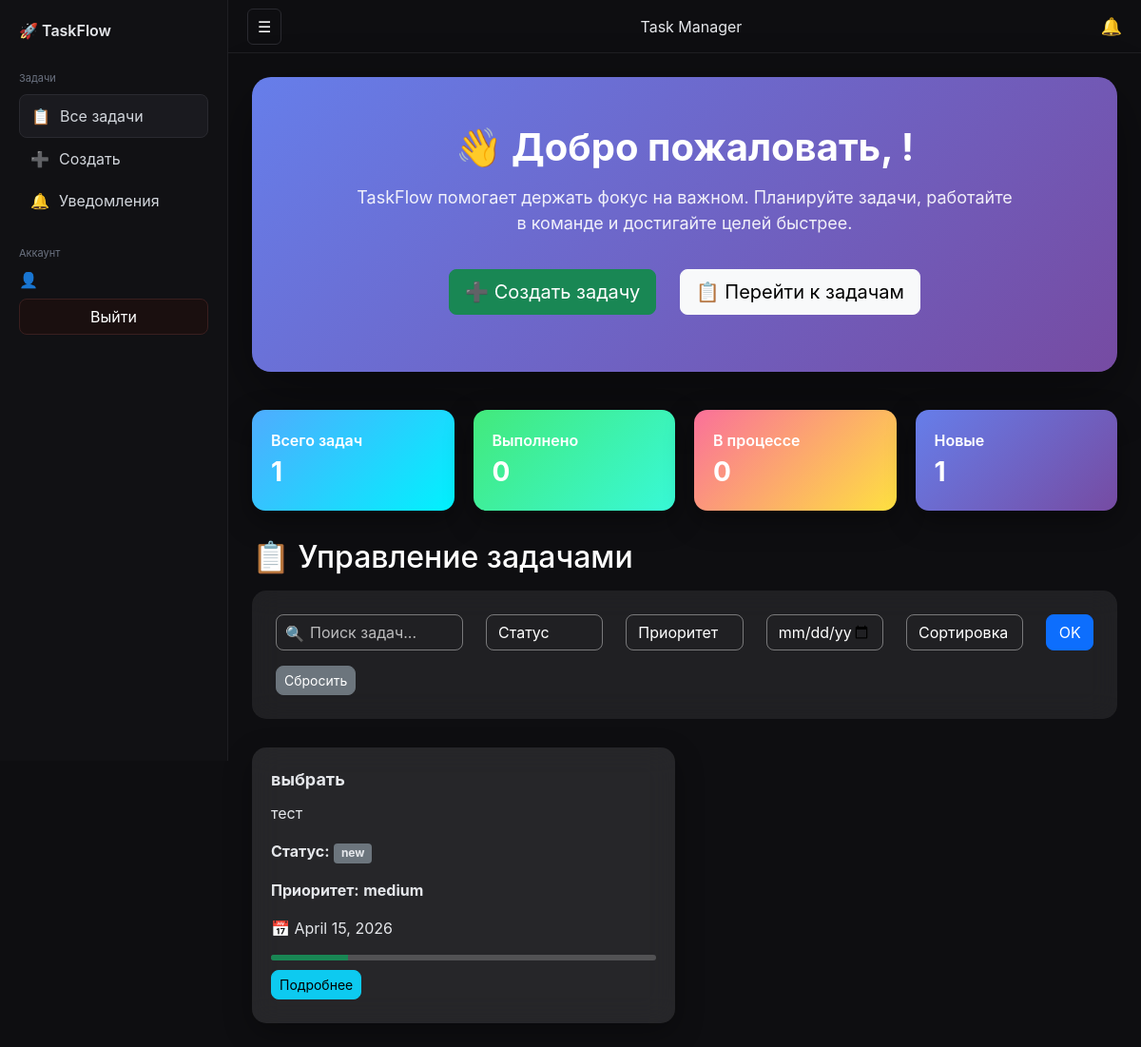
/, run on an earlier commit of the app's database.
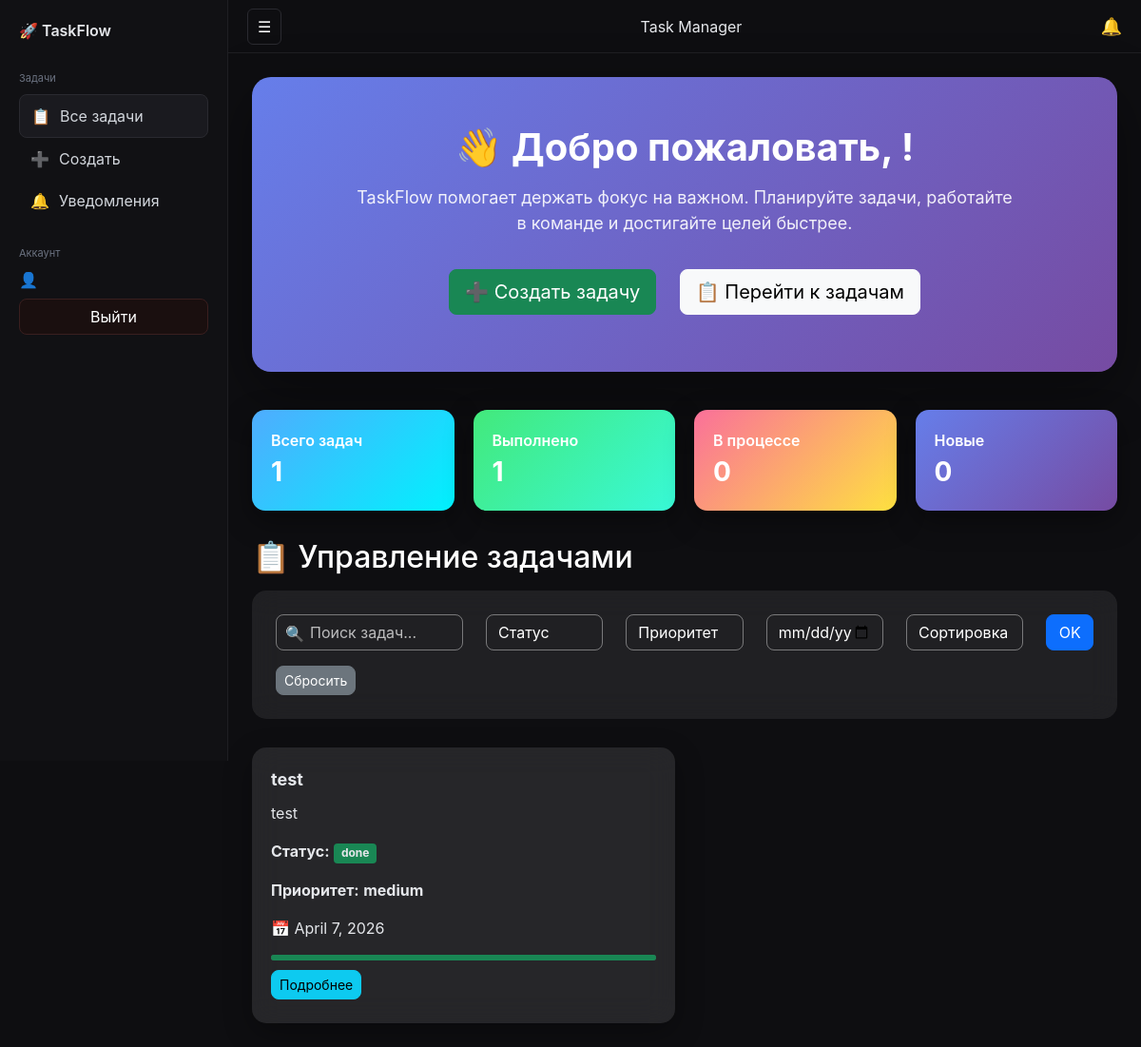
And on a later commit of the database.
### tasks/models.py (models this page shows, shortened)
class Task(models.Model):
    STATUS_CHOICES = [
        ('new', 'Новое'),
        ('in_progress', 'В процессе'),
        ('done', 'Выполнено'),
    ]
    PRIORITY_CHOICES = [
        ('low', 'Низкий'),
        ('medium', 'Средний'),
        ('high', 'Высокий'),
    ]
    title = models.CharField(max_length=200)
    description = models.TextField()
    status = models.CharField(max_length=20, choices=STATUS_CHOICES, default='new')
    priority = models.CharField(max_length=20, choices=PRIORITY_CHOICES, default='medium')
    due_date = models.DateField()
    created_at = models.DateTimeField(auto_now_add=True)
    user = models.ForeignKey(User, on_delete=models.CASCADE)
    admins = models.ManyToManyField(User, related_name='admin_tasks', blank=True)

### tasks/views.py (the view)
# urls.py: path('', TaskListView.as_view(), name='task_list'),
class TaskListView(ListView):
    model = Task
    template_name = 'tasks/task_list.html'
    context_object_name = 'tasks'
    def get_queryset(self):
        queryset = Task.objects.all()
        search = self.request.GET.get('search')
        if search:
            queryset = queryset.filter(
                title__icontains=search
            ) | queryset.filter(
                description__icontains=search
            )
        status = self.request.GET.get('status')
        if status:
            queryset = queryset.filter(status=status)
        priority = self.request.GET.get('priority')
        if priority:
            queryset = queryset.filter(priority=priority)
        due_date = self.request.GET.get('due_date')
        if due_date:
            queryset = queryset.filter(due_date=due_date)
        order = self.request.GET.get('order')
        if order:
            queryset = queryset.order_by(order)
        return queryset
    def get_context_data(self, **kwargs):
        context = super().get_context_data(**kwargs)
        queryset = self.get_queryset()  # 👈 ВАЖНО!
        context['total'] = queryset.count()
        context['done'] = queryset.filter(status='done').count()
        context['in_progress'] = queryset.filter(status='in_progress').count()
        context['new'] = queryset.filter(status='new').count()
        context['today'] = date.today()
        return context

### tasks/templates/tasks/task_list.html (shortened to what this page needs)
{% extends 'tasks/base.html' %}
{% block content %}
<div class="welcome-box">
<h1>👋 Добро пожаловать, {{ user.username }}!</h1>
<p>
TaskFlow помогает держать фокус на важном.
Планируйте задачи, работайте в команде
и достигайте целей быстрее.
</p>
<div class="welcome-buttons">
<a href="{% url 'task_create' %}" class="btn btn-success btn-lg">
➕ Создать задачу
</a>
<a href="#tasks" class="btn btn-light btn-lg">
📋 Перейти к задачам
</a>
</div>
</div>
<div class="stats">
<div class="stat-card">
<div>Всего задач</div>
<div class="stat-number">{{ total }}</div>
</div>
<div class="stat-card">
<div>Выполнено</div>
<div class="stat-number">{{ done }}</div>
</div>
<div class="stat-card">
<div>В процессе</div>
<div class="stat-number">{{ in_progress }}</div>
</div>
<div class="stat-card">
<div>Новые</div>
<div class="stat-number">{{ new }}</div>
</div>
</div>
<h2 id="tasks" class="text-white mb-3">
📋 Управление задачами
</h2>
<div class="filter-box">
<form method="get">
<div class="row">
<div class="col-md-3 mb-2">
<div class="search-box">
<span class="search-icon">🔍</span>
<input type="text"
name="search"
placeholder="Поиск задач..."
class="form-control"
value="{{ request.GET.search }}">
</div>
</div>
<div class="col-md-2 mb-2">
<select name="status" class="form-control">
<option value="">Статус</option>
</select>
</div>
<div class="col-md-2 mb-2">
<select name="priority" class="form-control">
<option value="">Приоритет</option>
</select>
</div>
<div class="col-md-2 mb-2">
<input type="date"
name="due_date"
class="form-control"
value="{{ request.GET.due_date }}">
</div>
<div class="col-md-2 mb-2">
<select name="order" class="form-control">
<option value="">Сортировка</option>
</select>
</div>
<div class="col-md-1">
<button class="btn btn-primary w-100">
OK
</button>
</div>
</div>
<a href="{% url 'task_list' %}" class="btn btn-secondary btn-sm mt-2">
Сбросить
</a>
</form>
</div>
<div class="tasks-grid">
{% for task in tasks %}
<div class="task-card">
<div class="task-title">
{{ task.title }}
</div>
<p>
{{ task.description|truncatechars:120 }}
</p>
<p>
<strong>Статус:</strong>
<span class="badge
{% if task.status == 'new' %}bg-secondary
{% elif task.status == 'in_progress' %}bg-warning
{% elif task.status == 'done' %}bg-success
{% endif %}
">
{{ task.status }}
</span>
</p>
<p>
<strong>Приоритет:</strong>
<span class="
{% if task.priority == 'high' %}priority-high
{% elif task.priority == 'medium' %}priority-medium
{% else %}priority-low
{% endif %}
">
{{ task.priority }}
</span>
</p>
<p>
📅 {{ task.due_date }}
</p>
<div class="progress">
<div class="progress-bar bg-success"
style="width:
{% if task.status == 'done' %}
100%
{% elif task.status == 'in_progress' %}
60%
{% else %}
20%
{% endif %}
">
</div>
</div>
<div class="task-buttons">
<a href="{% url 'task_detail' task.id %}"
class="btn btn-info btn-sm">
Подробнее
</a>
</div>
</div>
{% empty %}
<p class="text-white">
Нет задач
</p>
{% endfor %}
</div>
{% endblock %}

### tasks/templates/tasks/base.html (shortened to what this page needs)
<!DOCTYPE html>
<html lang="ru">
<head>
<link href="https://cdn.jsdelivr.net/npm/bootstrap@5.1.3/dist/css/bootstrap.min.css" rel="stylesheet">
</head>
<body>
<div class="app">
<div class="sidebar" id="sidebar">
<div class="logo">🚀 TaskFlow</div>
<div class="menu-section">
<div class="menu-title">Задачи</div>
<a href="{% url 'task_list' %}" class="{% if request.path == '/' %}active{% endif %}">
📋 <span>Все задачи</span>
</a>
<a href="{% url 'task_create' %}" class="{% if 'create' in request.path %}active{% endif %}">
➕ <span>Создать</span>
</a>
<a href="{% url 'notifications' %}">
🔔 <span>Уведомления</span>
</a>
</div>
<div class="menu-section">
<div class="menu-title">Аккаунт</div>
<div class="user-box">👤 {{ user.username }}</div>
<form method="post" action="{% url 'logout' %}">
<button class="btn btn-danger w-100 mt-2">Выйти</button>
</form>
</div>
</div>
<div class="main" id="main">
<div class="topbar">
<button id="toggleSidebar" class="menu-btn">☰</button>
<div>Task Manager</div>
<div style="position:relative;">
    <a href="{% url 'notifications' %}" style="color:white; font-size:18px; text-decoration:none;">
        🔔
    </a>
</div>
</div>
<div class="content">
{% block content %}
{% endblock %}
</div>
</div>
</div>
</body>
</html>

### tasks/templates/tasks/base.html (style rules this page uses)
body { margin:0; font-family: Inter, system-ui, sans-serif; background:#0e0e11; color:#e5e7eb; }
.content { padding:25px; }
.task-card { background: rgba(255, 255, 255, 0.05); color: #e5e7eb; border-radius:15px; padding:20px; transition:0.3s; box-shadow:0 10px 30px rgba(0,0,0,0.3); }
.task-card .task-title, .task-card p, .task-card span, .task-card strong { color: #e5e7eb; }
input, select, textarea { background: rgba(255,255,255,0.05); color: #e5e7eb; border: 1px solid rgba(255,255,255,0.4); border-radius: 8px; }
input::placeholder, textarea::placeholder { color: rgba(255,255,255,0.6); }
select option { background: #111114; color: #e5e7eb; }
.btn { border-radius:8px; }
input.form-control, textarea.form-control, select.form-select { background: rgba(255, 255, 255, 0.05); color: #e5e7eb; border: 1px solid #333; }
input.form-control::placeholder, textarea.form-control::placeholder { color: #999; }
.btn { border-radius: 8px; }
.app { display:flex; }
.sidebar { width:240px; height:100vh; padding:20px; background:#111114; border-right:1px solid #1f1f23; position:fixed; left:0; top:0; transition:0.3s; z-index:1000; }
.logo { font-weight:600; margin-bottom:30px; }
.menu-section { margin-bottom:25px; }
.menu-title { font-size:11px; color:#6b7280; margin-bottom:8px; }
.sidebar a { display:flex; align-items:center; gap:10px; padding:10px 12px; border-radius:8px; color:#d1d5db; text-decoration:none; transition:0.2s; }
.sidebar a.active { background:#1a1a1f; border:1px solid #2a2a30; }
.main { flex:1; margin-left:240px; transition:0.3s; }
.topbar { height:56px; display:flex; align-items:center; justify-content:space-between; padding:0 20px; border-bottom:1px solid #1f1f23; background:#0e0e11; }
.menu-btn { background:none; border:1px solid #2a2a30; color:white; padding:6px 10px; border-radius:6px; cursor:pointer; }
.stats { display:grid; grid-template-columns:repeat(auto-fit,minmax(150px,1fr)); gap:15px; }
.stat-number { font-size:20px; font-weight:600; }
.btn-danger { background:#1a0f0f; border:1px solid #3a1f1f; }

What changed in the data, as far as the page shows it:
removed Task: title "выбрать", description "тест", status "new", priority "medium", due_date "April 15, 2026"
added Task: title "test", description "test", status "done", priority "medium", due_date "April 7, 2026"
Also different on the page:
{{ done }}: "0" → "1"
{{ new }}: "1" → "0"
